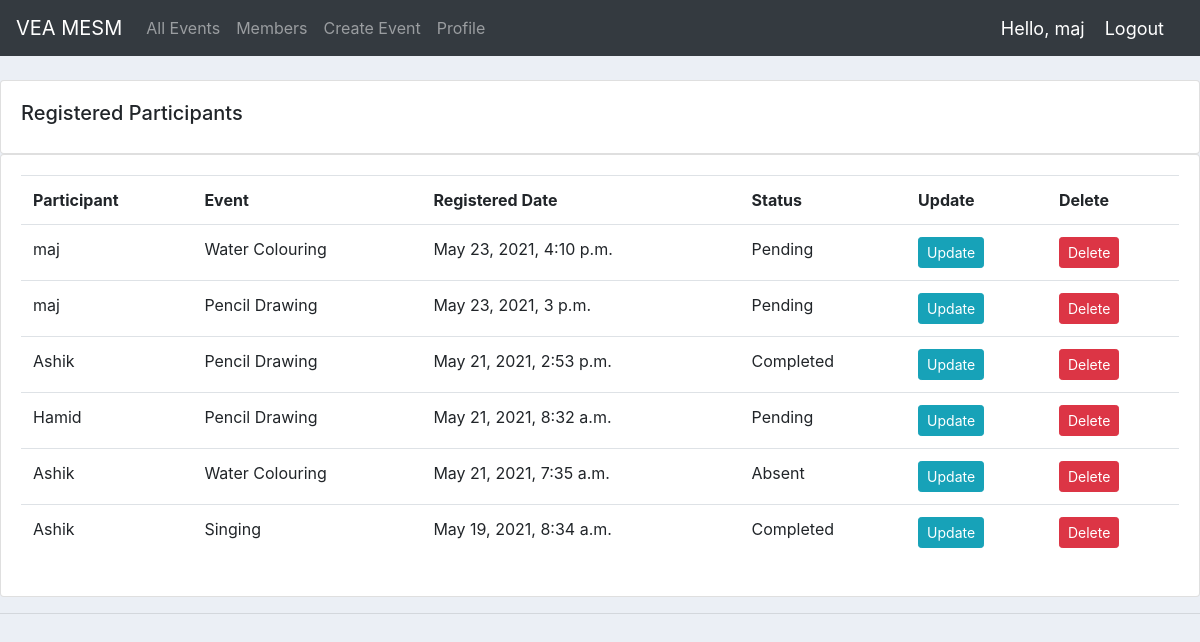
Screenshot of /event_member/ (signed in) with the database file from the repository.
### accounts/models.py (models this page shows, shortened)
class Event_Member(models.Model):
    STATUS = (
        ('Pending', 'Pending'),
        ('Completed', 'Completed'),
        ('Absent', 'Absent'),
    )
    participant = models.ForeignKey(Participant, null=True, on_delete=models.CASCADE)
    event = models.ForeignKey(Event, null=True, on_delete=models.CASCADE)
    date_created = models.DateTimeField(auto_now_add=True, null=True)
    status = models.CharField(max_length=200, null=True, choices=STATUS)

class Participant(models.Model):
    user = models.OneToOneField(User, null=True, on_delete=models.CASCADE)
    name = models.CharField(max_length=200, null=True)
    phone = models.CharField(max_length=200, null=True)
    email = models.CharField(max_length=200, null=True)
    date_created = models.DateTimeField(auto_now_add=True, null=True)
    def __str__(self):
        return self.name

class Event(models.Model):
    STATUS = (
        ('Ongoing', 'Ongoing'),
        ('Completed', 'Completed'),
        ('Upcoming', 'Upcoming'),
    )
    name = models.CharField(max_length=200, null=True)
    location = models.CharField(max_length=200, null=True)
    status = models.CharField(max_length=200, null=True, choices=STATUS)
    description = models.CharField(max_length=200, null=True, blank=True)
    date = models.DateTimeField(blank=True, null=True)
    def __str__(self):
        return self.name

### accounts/views.py (the view)
# urls.py: path('event_member/', views.event_member, name='event_member'),
@login_required(login_url='login')
def event_member(request):
    event_member = Event_Member.objects.all().order_by('-date_created')
    return render(request, 'accounts/profile1.html', {'event_member': event_member})

### accounts/templates/accounts/profile1.html (shortened to what this page needs)
{% extends 'accounts/main.html' %}
{% block content %}
    		<br>
		<div class="row">
			<div class="col-md">
				<div class="card card-body">
					<h5>Registered Participants</h5>
				</div>
				<div class="card card-body">
					<table class="table">
						<tr>
							<th>Participant</th>
							<th>Event</th>
							<th>Registered Date</th>
							<th>Status</th>
							<th>Update</th>
							<th>Delete</th>
						</tr>
						{% for event_member in event_member %}
				<tr>
					<td>{{event_member.participant}}</td>
					<td>{{event_member.event}}</td>
					<td>{{event_member.date_created}}</td>
					<td>{{event_member.status}}</td>
					<td><a class="btn btn-sm btn-info" href="{% url 'update_event_member' event_member.id %}">Update</a> </td>
					<td><a class="btn btn-sm btn-danger" href="{% url 'delete_event_member' event_member.id %}">Delete</a> </td>
				</tr>
				{% endfor %}
					</table>
				</div>
			</div>
		</div>
{% endblock %}

### accounts/templates/accounts/navbar.html (shortened to what this page needs)
{% load static %}
<nav class="navbar navbar-expand-lg navbar-dark bg-dark">
  <a class="navbar-brand" href="{% url 'home' %}">VEA MESM</a>
  <div class="collapse navbar-collapse" id="navbarNav">
    <ul class="navbar-nav">
      {% if request.user.is_staff %}
      <li class="nav-item active">
        <a class="nav-link" href="{% url 'home' %}">Dashboard</a>
      </li>
      <li class="nav-item">
        <a class="nav-link" href="{% url 'participants' %}">Users</a>
      </li>
      <li class="nav-item">
        <a class="nav-link" href="{% url 'events' %}">All Events</a>
      </li>
      <li class="nav-item">
        <a class="nav-link" href="{% url 'event_member' %}">Registrations</a>
      </li>
      {% else %}
      <li class="nav-item">
        <a class="nav-link" href="{% url 'eventss' %}">All Events</a>
      </li>
      <li class="nav-item">
        <a class="nav-link" href="{% url 'participantss' %}">Members</a>
      </li>
      <li class="nav-item">
        <a class="nav-link" href="{% url 'index' %}">Create Event</a>
      </li>
       <li class="nav-item">
        <a class="nav-link" href="{% url 'account' %}">Profile</a>
      </li>
      {% endif %}
    </ul>
  </div>
  <span class="hello-msg">Hello, {{request.user}}</span>
  <span ><a  class="hello-msg" href="{% url 'logout' %}">Logout</a></span>
</nav>

### static/css/main.css (style rules this page uses)
body { background-color: #ebeff5; }

### accounts/templates/accounts/navbar.html (style rules this page uses)
.hello-msg { font-size: 18px; color: #fff; margin-right: 20px; }

### rows the page displays
Event_Member: participant "maj", event "Water Colouring", date_created "May 23, 2021, 4:10 p.m.", status "Pending"
Event_Member: participant "maj", event "Pencil Drawing", date_created "May 23, 2021, 3 p.m.", status "Pending"
Event_Member: participant "Ashik", event "Pencil Drawing", date_created "May 21, 2021, 2:53 p.m.", status "Completed"
Event_Member: participant "Hamid", event "Pencil Drawing", date_created "May 21, 2021, 8:32 a.m.", status "Pending"
Event_Member: participant "Ashik", event "Water Colouring", date_created "May 21, 2021, 7:35 a.m.", status "Absent"
Event_Member: participant "Ashik", event "Singing", date_created "May 19, 2021, 8:34 a.m.", status "Completed"

### other values shown
{{ request.user }} "maj"
